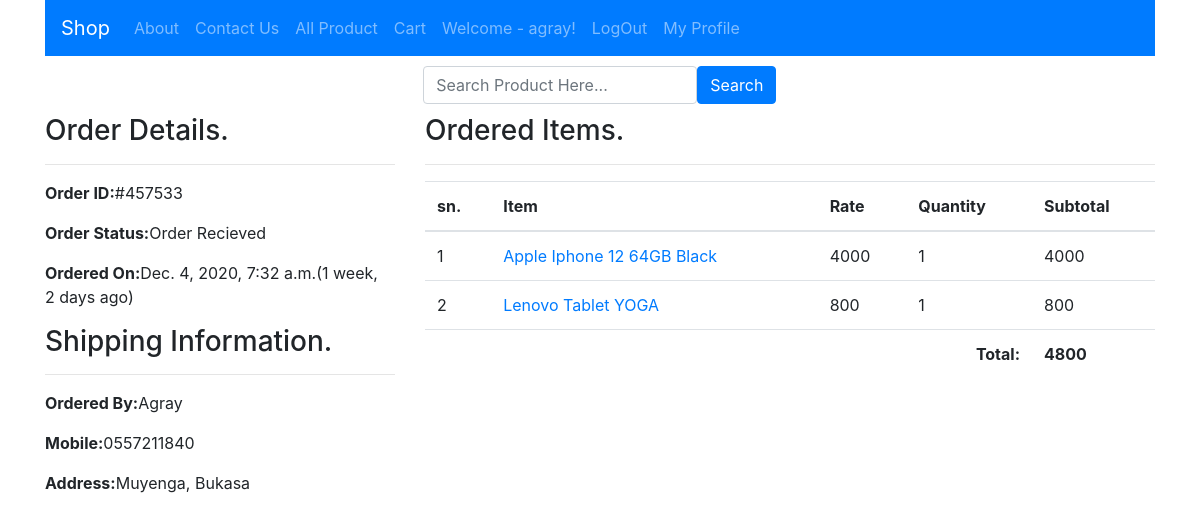
/profile/order-3/ (signed in), run on the app's committed database.
### shop/models.py (models this page shows, shortened)
class Order(models.Model):
    cart = models.OneToOneField(Cart, on_delete=models.CASCADE)
    ordered_by=models.CharField(max_length=200)
    shipping_address=models.CharField(max_length=200)
    mobile = models.CharField(max_length=15)
    email = models.EmailField(null=True, blank=True)
    subtotal = models.PositiveIntegerField()
    discount = models.PositiveIntegerField()
    total = models.PositiveIntegerField()
    order_status = models.CharField(max_length=50, choices=ORDER_STATUS)
    created_at = models.DateTimeField(auto_now_add=True)

class CartProduct(models.Model):
    cart = models.ForeignKey(Cart, on_delete=models.CASCADE)
    product = models.ForeignKey(Product, on_delete=models.CASCADE)
    rate = models.PositiveIntegerField()
    quantity = models.PositiveIntegerField()
    subtotal = models.PositiveIntegerField()

class Product(models.Model):
    title=models.CharField(max_length=200)
    slug = models.SlugField(unique=True)
    category = models.ForeignKey(Category, on_delete=models.CASCADE)
    image= models.ImageField(upload_to="products")
    marked_price = models.PositiveIntegerField()
    selling_price = models.PositiveIntegerField()
    description = models.TextField()
    warranty=models.CharField(max_length=200, null=True, blank=True)
    return_policy=models.CharField(max_length=200, null=True, blank=True)
    view_count=models.PositiveIntegerField(default=0)

### shop/views.py (the view)
# urls.py: path('profile/order-<int:pk>/', CustomerOrderDetailView.as_view(), name='order_detail'),
class CustomerOrderDetailView(DetailView):
    template_name="shop/customer_order_details.html"
    model = Order
    context_object_name = "order_obj"
    def dispatch(self, request, *args, **kwargs):
        user = request.user #user currently logged in
        if user.is_authenticated and Customer.objects.filter(user=user).exists():
            order_id = self.kwargs["pk"]
            order = Order.objects.get(id=order_id)
            if request.user.customer != order.cart.customer:
                return redirect("shop:profile")
        else:
            return redirect("/login/?next=/profile/")
        return super().dispatch(request, *args, **kwargs)

### templates/shop/customer_order_details.html (shortened to what this page needs)
{% extends 'shop/base.html' %}
{% block content %}
<div class="container">
<div class="row">
    <div class="col-md-4 mx-auto">
    <h3>Order Details.</h3><hr/>
    <p><span class="font-weight-bold">Order ID:</span>#45753{{order_obj.id}}</p>
    <p><span class="font-weight-bold">Order Status:</span>{{order_obj.order_status}}</p>
    <p><span class="font-weight-bold">Ordered On:</span>{{order_obj.created_at}}({{order_obj.created_at|timesince}} ago)</p>
    <h3>Shipping Information.</h3><hr/>
    <p><span class="font-weight-bold">Ordered By:</span>{{order_obj.ordered_by}}</p>
    <p><span class="font-weight-bold">Mobile:</span>{{order_obj.mobile}}</p>
    <p><span class="font-weight-bold">Address:</span>{{order_obj.shipping_address}}</p>
    </div>
    <div class="col-md-8">
    <h3>Ordered Items.</h3><hr/>
    <table class="table">
                <thead>
                    <tr>
                        <th>sn.</th>
                        <th>Item</th>
                        <th>Rate</th>
                        <th>Quantity</th>
                        <th>Subtotal</th>
                    </tr>
                </thead>
                <tbody>
                {% for order in order_obj.cart.cartproduct_set.all %}
                <tr>
                        <td scope="row">{{forloop.counter}}</td>
                        <td><a href="">{{order.product.title}}</a></td>
                        <td>{{order.rate}}</td>
                        <td>{{order.quantity}}</td>
                        <td>{{order.subtotal}}</td>
                    </tr>
                {% endfor %}
                <tr>
                <th colspan="4" class="text-right">Total:</th>
                <th>{{order_obj.total}}</th>
                </tr>
                </tbody>
            </table>
    </div>
</div>
</div>
{% endblock content %}

### templates/shop/base.html (shortened to what this page needs)
<!DOCTYPE html>
<html>
    <head>
        <link rel="stylesheet" href="https://cdn.jsdelivr.net/npm/bootstrap@4.5.3/dist/css/bootstrap.min.css">
        <link rel="stylesheet" href="">
    </head>
    <body>
    <div class="container">
    <nav class="navbar navbar-expand-lg navbar-dark bg-primary">
  <a class="navbar-brand" href="/">Shop</a>
  <div class="collapse navbar-collapse" id="navbarNavDropdown">
    <ul class="navbar-nav">
      <li class="nav-item">
        <a class="nav-link" href="{% url 'shop:about' %}">About</a>
      </li>
      <li class="nav-item">
        <a class="nav-link" href="{% url 'shop:contact' %}">Contact Us</a>
      </li>
      <li class="nav-item">
        <a class="nav-link" href="{% url 'shop:all_products' %}">All Product</a>
      </li>
      <li class="nav-item">
        <a class="nav-link" href="{% url 'shop:mycart' %}">Cart</a>
      </li>
      {% if request.user.customer %}
      <li class="nav-item">
        <a class="nav-link">Welcome - {{request.user.username}}! </a></li>
        <li class="nav-item">
        <a class="nav-link" href="{% url 'shop:logout' %}">LogOut</a> </li>
        <li class="nav-item">
        <a class="nav-link" href="{% url 'shop:profile' %}">My Profile</a></li>
        {% else %}
        <li class="nav-item">
        <a class="nav-link" href="{% url 'shop:newUser' %}">Register</a> </li>
        <li class="nav-item">
        <a class="nav-link" href="{% url 'shop:login' %}">Login</a></li>
        {% endif %}
    </ul>
  </div>
</nav>
    </div>
    <div class="container" style="padding:10px; ">
        <div class="row">
            <div class="col-md-4 mx-auto">
                <form action="{% url 'shop:search' %}" class="form-inline" method="GET">
                    <div class="form-group">
                        <input type="text" name="keyword" id="" class="form-control" placeholder="Search Product Here..." required>
                    </div>
                    <button type="submit" class="btn btn-primary">Search</i></button>
                </form>
            </div>
        </div>
    </div>
    {% block  content %}
    {% endblock %}
    </body>
</html>

### data on the page
Order: id "3", order_status "Order Recieved", created_at "Dec. 4, 2020, 7:32 a.m.", created_at "1 week, 2 days", ordered_by "Agray", mobile "0557211840", shipping_address "Muyenga, Bukasa", total "4800"
CartProduct: product "Apple Iphone 12 64GB Black", rate "4000", quantity "1", subtotal "4000"
CartProduct: product "Lenovo Tablet YOGA", rate "800", quantity "1", subtotal "800"

### other printed values
{{ request.user.username }} "agray"
